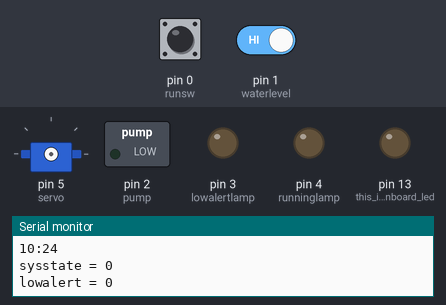
Simulated run of this sketch. Board: Teensy 3. On the bench: servo, switched loads named in the sketch (green lamp = pin HIGH), output pins drawn as LEDs (lit = HIGH), the last lines printed to the serial monitor. Wiring (inferred from the names in the program): servo: signal pin 5. The inputs (shaded band) are chosen by the test bench; at power-on: pin 0 (runsw) HIGH, pin 1 (waterlevel) HIGH. The local clock reads 2024-03-15 10:24:30 at power-on unless the sketch sets it; servo pulses on a pin are drawn as a servo (544–2400 µs = 0–180°); pins used as bus, display or sensor lines are not drawn.

Above: at 0.2 s.
At 30.11 s:
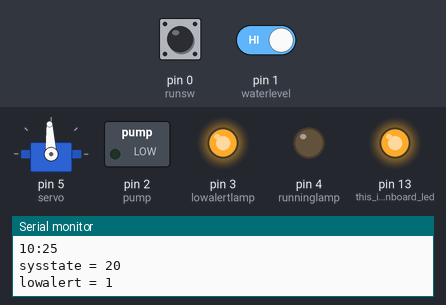
At 90.6 s:
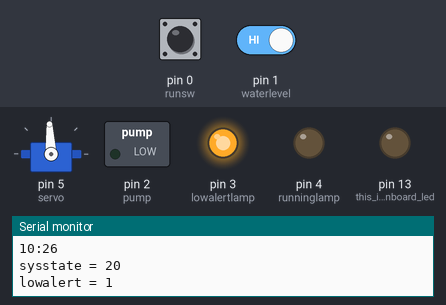
Timing chart, 0 to 92.1 s (numbered marks = the images above):
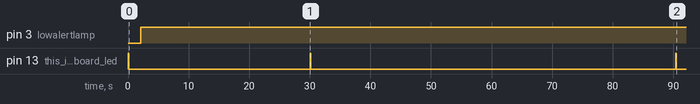

The sketch:

waterProj.ino
```cpp
#include <TimeLib.h>

int x=0;
int servotime=0;

const int runsw=0;
const int waterlevel=1;
const int pump=2;
const int lowalertlamp=3;
const int runninglamp=4;
const int servo=5;

int lastmin=0;
int lastsec=0;
int sysstate=0;
int servoangle=0;
int servodelay=0;

bool runswitch=false;
bool waterok=false;
bool pumpon=false;
bool lowalerton=false;
bool runninglampon=false;

void setup() {
    // put your setup code here, to run once:
  Serial.begin(9600);
  // Serial.println(8);
  pinMode(runsw,INPUT_PULLUP); //this is pin 0
  pinMode(waterlevel,INPUT_PULLUP); //this is pin 1

  pinMode(pump,OUTPUT); //this is pin 2
  pinMode(lowalertlamp,OUTPUT); //this is pin 3
  pinMode(runninglamp,OUTPUT); //this is pin 4
  pinMode(servo,OUTPUT); //this is pin 5
  pinMode(13,OUTPUT); //this is the onboard led
}

void loop() {
  // put your main code here, to run repeatedly

  time_t t = Teensy3Clock.get();

  //this just prints the time to the serial monitor if the minutes change
  //it also flashes the onboard led for a second if the minutes change
  //can be deleted
  if (minute(t)!=lastmin){
    lastmin=minute(t);
    Serial.print(hour(t));
    Serial.print(":");
    if (minute(t)<10){
    Serial.print("0");
    Serial.println(minute(t));
  }

  if (minute(t)>9){
    Serial.println(minute(t));
  }
  if((hour(t)==15) & (minute(t)==10)){
    Serial.println("It's 3:10PM");
  }
  Serial.print("sysstate = ");
  Serial.println(sysstate);
  Serial.print("lowalert = ");
  Serial.println(lowalerton);
  digitalWrite(13,HIGH);
  delay(100);
  digitalWrite(13,LOW);
}

//left this in to see the format for referencing the time
//Serial.print(hour(t));
//Serial.print(minute(t));
//Serial.print(second(t));
//Serial.print(month(t));
//Serial.print(day(t));
//Serial.println(year(t));

//runswitch=!digitalRead(runsw); //if the runsw is on, runswitch if true
//waterok=!digitalRead(waterlevel); //if the water level is ok waterok is true
//scaninputs();

if (sysstate==0){
  scaninputs();
  servoangle=0;
  pumpon=false;
  runninglampon=false;
  lowalerton=false;
  //the following lines set the new state of the system if conditions are met
  if (waterok==false) sysstate=10; //state 10 if the water is low
  if ((runswitch==true) && (waterok==true)) sysstate=100; //if the switch is on and the water is ok, state 100
  updateoutputs();
}

if (sysstate==10){
  scaninputs();
  servoangle=0;
  pumpon=false;
  runninglampon=false;
  lowalerton=true;
  delay(1000);
  delay(1000);
  //the following lines set the new state of the system if conditions are met
  if (waterok==false) sysstate=20; //state 20 if the water is low
  if (waterok==true) sysstate=0; //state 0 if the water is ok
  updateoutputs();
}


//update the position of the servo each loop through the program
//it generates 20 pulses each separated by a 20msec delay
//this positions the servo
x=0;
do
{
  if (servoangle==0) servodelay=1500;
  digitalWrite(servo,LOW);
  digitalWrite(servo,HIGH);
  delayMicroseconds(servodelay);
  digitalWrite(servo,LOW);
  delay(20);          // wait for sensors to stabilize
  x++; // check the sensors
} while (x < 20);
x=0;
}

void scaninputs(){
runswitch=!digitalRead(runsw); //if the runsw is on, runswitch if true
waterok=!digitalRead(waterlevel); //if the water level is ok waterok is true
return;
}

void updateoutputs(){
//the following six lines turn on the pump, lowalert and runninglamp
//based on the value set during the various states
digitalWrite(pump,pumpon);
// if (!pumpon) digitalWrite(pump,LOW);

digitalWrite(lowalertlamp,lowalerton);
// if (!lowalerton) digitalWrite(lowalertlamp,LOW);

digitalWrite(runninglamp,runninglampon);
// if (!runninglampon) digitalWrite(runninglamp,LOW);
return;
}
```

Measured:
- by itself, pin 3 (lowalertlamp): LOW → HIGH at 2.1 s
- by itself, pin 13 (this_is_the_onboard_led): goes HIGH 0.10 s, LOW 30.0 s, HIGH 0.10 s, LOW 60.2 s, HIGH 0.10 s, then LOW
